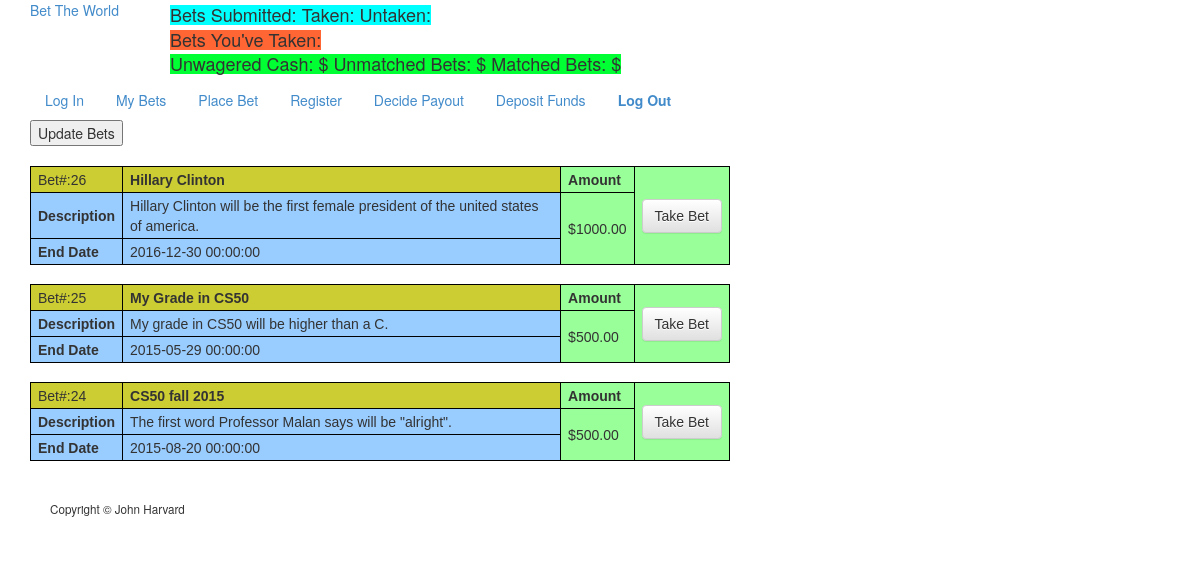
The page / on the database its author committed.
### tables this page shows
CREATE TABLE IF NOT EXISTS `bets` (
  `bet` int(10) unsigned NOT NULL AUTO_INCREMENT,
  `maker` int(10) unsigned NOT NULL,
  `date` timestamp NOT NULL DEFAULT CURRENT_TIMESTAMP,
  `end` datetime NOT NULL,
  `taker` int(10) unsigned DEFAULT NULL,
  `description` text NOT NULL,
  `amount` decimal(10,2) unsigned NOT NULL,
  `Title` varchar(50) NOT NULL,
  `resolved` tinyint(1) NOT NULL DEFAULT '0',
  PRIMARY KEY (`bet`)
);

### public/index.php (called while the page is built, shortened)
<?php
    $rows = query("SELECT * FROM bets WHERE resolved = 0 ORDER BY bet DESC");
    render("portfolio.php", ["title" => "Portfolio", "rows" => $rows]);
?>

### templates/portfolio.php (the view)
<div>
    <button onclick="update()">Update Bets</button>
</div>
<br/>
<form action="user.php" method="get">
    <table id ="betTable">
    <?php
        foreach($rows as $row)
        {
            print("<tr>");
                print("<td class='color1'> Bet#:{$row["bet"]} </td>");
                print("<th class='color1' >{$row["Title"]}</th>");
                print("<th class = 'color3'>Amount</th>");
                print("<td class = 'color3' rowspan='3'><button type='submit' name='bet' class='btn btn-default' value='{$row["bet"]}'>Take Bet</button></td>");
            print("</tr>");
            print("<tr>");
                print("<th class ='color2'> Description </th>");
                print("<td class = 'color2'>{$row["description"]}</td>");
                print("<td class='color3' rowspan='2'>\${$row["amount"]}</td>");
            print("</tr>");
            print("<tr>");
                print("<th class = 'color2'>End Date</td>");
                print("<td class='color2'>{$row["end"]}</td>");
            print("</tr>");
            print("<tr class='blank_row'>");
                print("<td class='blank_cell' colspan = '4'></td>");
            print("</tr>");
        }
    ?>
    </table>
</form>

### includes/functions.php (shortened to what this page needs)
<?php
    function query()
    {
        $sql = func_get_arg(0);
        $parameters = array_slice(func_get_args(), 1);
        static $handle;
        if (!isset($handle))
        {
            try
            {
                $handle = new PDO("mysql:dbname=" . DATABASE . ";host=" . SERVER, USERNAME, PASSWORD);
                $handle->setAttribute(PDO::ATTR_EMULATE_PREPARES, false);
            }
            catch (Exception $e)
            {
                trigger_error($e->getMessage(), E_USER_ERROR);
                exit;
            }
        }
        $statement = $handle->prepare($sql);
        $results = $statement->execute($parameters);
        if ($results !== false)
        {
            return $statement->fetchAll(PDO::FETCH_ASSOC);
        }
        else
        {
            return false;
        }
    }
    function render($template, $values = [])
    {
        if (file_exists("../templates/$template"))
        {
            extract($values);
            require("../templates/header.php");
            require("../templates/$template");
            require("../templates/footer.php");
        }
        else
        {
            trigger_error("Invalid template: $template", E_USER_ERROR);
        }
    }
?>

### templates/header.php (shortened to what this page needs)
<!DOCTYPE html>
<html>
    <head>
        <link href="/css/bootstrap.min.css" rel="stylesheet"/>
        <link href="/css/bootstrap-theme.min.css" rel="stylesheet"/>
        <link href="/css/styles.css" rel="stylesheet"/>
    </head>
    <body>
        <div class="container">
            <div id="top">
                <a href="/">Bet The World</a>
                <h4 id="placedBets">Bets Submitted: <span id="placed">   </span>
                Taken: <span id="taken">   </span>
                Untaken: <span id="notTaken">  </span></h4>
                <h4 id="takenBets">Bets You've Taken: <span id="youTook"></span></h4>
                <h4 id="bankroll"> Unwagered Cash: $<span id = "cash"></span>
                Unmatched Bets: $<span id = "unmatched"></span>
                Matched Bets: $<span id = "matched"></span> </h4>
            </div>
            <br/>
            <br/>
            <br/>
            <div id="middle">
                <ul class="nav nav-pills">
                    <li>
                        <a href="login.php">Log In</a>
                    </li>
                    <li>
                        <a href="my_bets.php">My Bets</a>
                    <li>
                        <a href="bet.php">Place Bet</a>
                    </li>
                    <li>
                        <a href="register.php">Register</a>
                    </li>
                    <li>
                        <a href="payout.php">Decide Payout</a>
                    </li>
                    <li>
                        <a href="deposit.php">Deposit Funds</a>
                    </li>
                    <li>
                        <a href="logout.php"><strong>Log Out</strong></a>
                    </li>
                </ul>

### templates/footer.php
            </div>
            <div id="bottom">
                Copyright &#169; John Harvard
            </div>
        </div>
    </body>
</html>

### public/css/styles.css (style rules this page uses)
.container { margin-left: auto; margin-right: auto; text-align: left; }
#bankroll { position:absolute; top: 44px; left: 170px; background-color:#00FF33; }
#placedBets { position:absolute; left: 170px; top: -5px; background-color:#00FFFF; }
#takenBets { position: absolute; left: 170px; background-color:#FF6633; }
#betTable { font-family: "Trebuchet MS", Arial, Helvetica, sans-serif !important; border-collapse: collapse; width: 700px; }
#betTable ,td, th { border:1px solid black; padding: 3px 7px 2px 7px; }
.color1 { background-color: #CCCC33; }
.color2 { background-color:#99CCFF; }
.color3 { background-color:#99FF99; }
.blank_row { height:20px !important; border: 1px solid white; }
.blank_cell { border:0px !important; }
#bottom { font-size: smaller; margin: 20px; }

### rows shown on the page
bets: bet "26", Title "Hillary Clinton", description "Hillary Clinton will be the first female president of the united states of america.", amount "1000.00", end "2016-12-30 00:00:00"
bets: bet "25", Title "My Grade in CS50", description "My grade in CS50 will be higher than a C.", amount "500.00", end "2015-05-29 00:00:00"
bets: bet "24", Title "CS50 fall 2015", description "The first word Professor Malan says will be \"alright\".", amount "500.00", end "2015-08-20 00:00:00"
